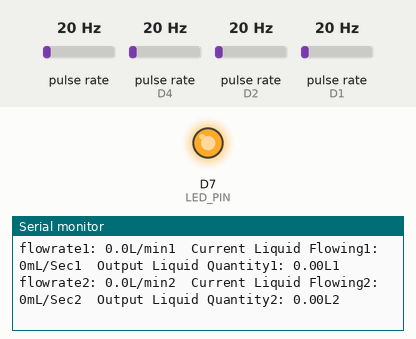
Recording of a sketch running on a simulated ESP8266 (NodeMCU). On the bench: output pins drawn as LEDs (lit = HIGH), the last lines printed to the serial monitor. Wiring (inferred from the names in the program): 4 × pulse sensor: data D3 / data D4 / data D2 / data D1. The inputs (shaded band) are chosen by the test bench; at power-on: pulse rate 20 Hz, pulse rate (sensors on D4, D2, D1) 20 Hz.

Above: at 1.2 s.
1.3 s: pulse rate (sensor 0) set to 50 Hz
At 1.3 s:
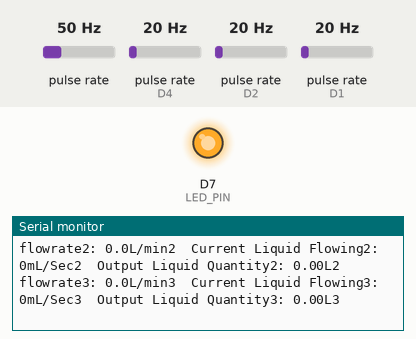
4.3 s: pulse rate (sensor on D4) set to 50 Hz
At 4.3 s:
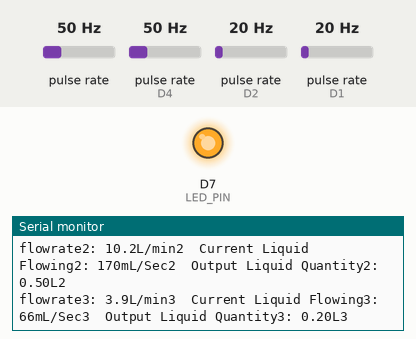
7.3 s: pulse rate (sensor on D2) set to 50 Hz
At 7.3 s:
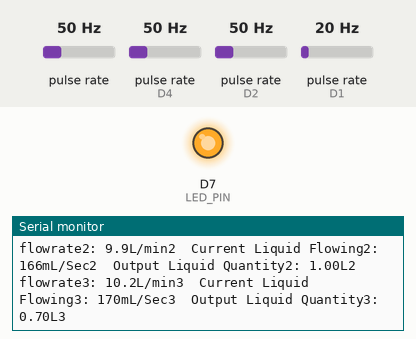
10.3 s: pulse rate (sensor on D1) set to 50 Hz
At 10.3 s:
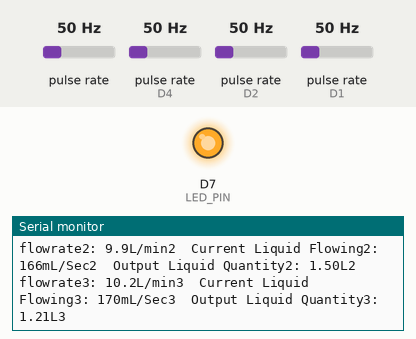
13.3 s: pulse rate (sensor 0) set to 4 Hz
At 13.3 s:
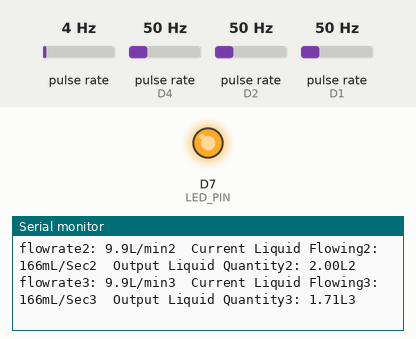
16.3 s: pulse rate (sensor on D4) set to 100 Hz
At 20.24 s:
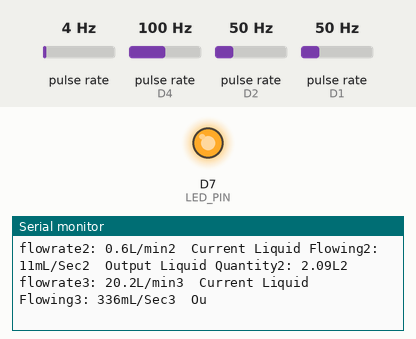
Timing chart, 0 to 20.3 s (numbered marks = the images above; inputs shaded):
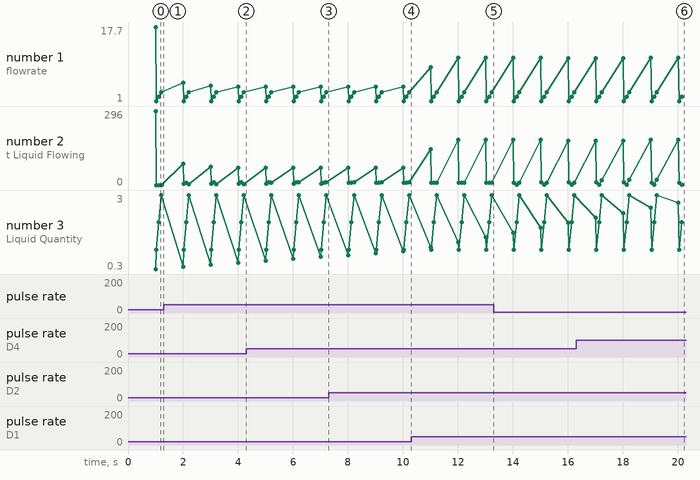

Measured:
- after the input at 16.3 s, the serial monitor: prints a new line after 0.93 s (image 6)

The sketch:

4_Flow_Arduino.ino
```cpp
#define PULSE_PIN D1  //gpio1
#define PULSE_PIN1 D2  //gpio2
#define PULSE_PIN2 D3  //gpio3
#define PULSE_PIN3 D4  //gpio4
#define LED_PIN D7    //gpio13

volatile long pulseCount=0;
volatile long pulseCount1=0;
volatile long pulseCount2=0;
volatile long pulseCount3=0;
float calibrationFactor = 4.5;
float calibrationFactor1 = 4.5;
float calibrationFactor2 = 4.5;
float calibrationFactor3 = 4.5;
float flowRate;
float flowRate1;
float flowRate2;
float flowRate3;
unsigned int flowMilliLitres;
unsigned int flowMilliLitres1;
unsigned int flowMilliLitres2;
unsigned int flowMilliLitres3;
unsigned long totalMilliLitres;
unsigned long totalMilliLitres1;
unsigned long totalMilliLitres2;
unsigned long totalMilliLitres3;
float totalLitres;
float totalLitres1;
float totalLitres2;
float totalLitres3;
unsigned long oldTime;
unsigned long oldTime1;
unsigned long oldTime2;
unsigned long oldTime3;
void ICACHE_RAM_ATTR pulseCounter()
{
  pulseCount++;
}

void ICACHE_RAM_ATTR pulseCounter1()
{
  pulseCount1++;
}
void ICACHE_RAM_ATTR pulseCounter2()
{
  pulseCount2++;
}
void ICACHE_RAM_ATTR pulseCounter3()
{
  pulseCount3++;
}
void setup()
{
  Serial.begin(9600);

  pulseCount        = 0;
  pulseCount1        = 0;
  pulseCount2        = 0;
  pulseCount3        = 0;
  flowRate          = 0.0;
  flowRate1          = 0.0;
  flowRate2          = 0.0;
  flowRate3          = 0.0;
  flowMilliLitres   = 0;
  flowMilliLitres1   = 0;
  flowMilliLitres2   = 0;
  flowMilliLitres3   = 0;
  totalMilliLitres  = 0;
  totalMilliLitres1  = 0;
  totalMilliLitres2  = 0;
  totalMilliLitres3  = 0;
  oldTime           = 0;
  oldTime1           = 0;
  oldTime2           = 0;
  oldTime3           = 0;
  pinMode(LED_PIN, OUTPUT);
  digitalWrite(LED_PIN, HIGH);  // We have an active-low LED attached
  pinMode(PULSE_PIN, INPUT);
  attachInterrupt(PULSE_PIN, pulseCounter, FALLING);
  pinMode(PULSE_PIN1, INPUT);
  attachInterrupt(PULSE_PIN1, pulseCounter, FALLING);
  pinMode(PULSE_PIN2, INPUT);
  attachInterrupt(PULSE_PIN2, pulseCounter, FALLING);
  pinMode(PULSE_PIN3, INPUT);
  attachInterrupt(PULSE_PIN3, pulseCounter, FALLING);
}

void loop()
{
   if((millis() - oldTime) > 1000)    // Only process counters once per second
  {
    detachInterrupt(PULSE_PIN);
    flowRate = ((1000.0 / (millis() - oldTime)) * pulseCount) / calibrationFactor;
    oldTime = millis();
    flowMilliLitres = (flowRate / 60) * 1000;
    totalMilliLitres += flowMilliLitres;
    totalLitres = totalMilliLitres * 0.001;
    unsigned int frac;
    Serial.print("flowrate: ");
    Serial.print(int(flowRate));  // Print the integer part of the variable
    Serial.print(".");             // Print the decimal point
    frac = (flowRate - int(flowRate)) * 10;
    Serial.print(frac, DEC) ;      // Print the fractional part of the variable
    Serial.print("L/min");
    Serial.print("  Current Liquid Flowing: ");             // Output separator
    Serial.print(flowMilliLitres);
    Serial.print("mL/Sec");
    Serial.print("  Output Liquid Quantity: ");             // Output separator
    Serial.print(totalLitres);
    Serial.println("L");
    //Serial.print(totalMilliLitres);
    //Serial.println("mL");

    pulseCount = 0;

    attachInterrupt(PULSE_PIN, pulseCounter, FALLING);
  }
   if((millis() - oldTime1) > 1000)    // Only process counters once per second
  {
    detachInterrupt(PULSE_PIN1);
    flowRate1 = ((1000.0 / (millis() - oldTime1)) * pulseCount1) / calibrationFactor1;
    oldTime1 = millis();
    flowMilliLitres1 = (flowRate1 / 60) * 1000;
    totalMilliLitres1 += flowMilliLitres1;
    totalLitres1 = totalMilliLitres1 * 0.001;
    unsigned int frac1;
    Serial.print("flowrate1: ");
    Serial.print(int(flowRate1));  // Print the integer part of the variable
    Serial.print(".");             // Print the decimal point
    frac1 = (flowRate1 - int(flowRate1)) * 10;
    Serial.print(frac1, DEC) ;      // Print the fractional part of the variable
    Serial.print("L/min1");
    Serial.print("  Current Liquid Flowing1: ");             // Output separator
    Serial.print(flowMilliLitres1);
    Serial.print("mL/Sec1");
    Serial.print("  Output Liquid Quantity1: ");             // Output separator
    Serial.print(totalLitres1);
    Serial.println("L1");
    //Serial.print(totalMilliLitres);
    //Serial.println("mL");

    pulseCount1 = 0;

    attachInterrupt(PULSE_PIN1, pulseCounter1, FALLING);
  }
   if((millis() - oldTime2) > 1000)    // Only process counters once per second
  {
    detachInterrupt(PULSE_PIN2);
    flowRate2 = ((1000.0 / (millis() - oldTime2)) * pulseCount2) / calibrationFactor2;
    oldTime2 = millis();
    flowMilliLitres2 = (flowRate2 / 60) * 1000;
    totalMilliLitres2 += flowMilliLitres2;
    totalLitres2 = totalMilliLitres2 * 0.001;
    unsigned int frac2;
    Serial.print("flowrate2: ");
    Serial.print(int(flowRate2));  // Print the integer part of the variable
    Serial.print(".");             // Print the decimal point
    frac2 = (flowRate2 - int(flowRate2)) * 10;
    Serial.print(frac2, DEC) ;      // Print the fractional part of the variable
    Serial.print("L/min2");
    Serial.print("  Current Liquid Flowing2: ");             // Output separator
    Serial.print(flowMilliLitres2);
    Serial.print("mL/Sec2");
    Serial.print("  Output Liquid Quantity2: ");             // Output separator
    Serial.print(totalLitres2);
    Serial.println("L2");
    //Serial.print(totalMilliLitres);
    //Serial.println("mL");

    pulseCount2 = 0;

    attachInterrupt(PULSE_PIN2, pulseCounter2, FALLING);
  }
   if((millis() - oldTime3) > 1000)    // Only process counters once per second
  {
    detachInterrupt(PULSE_PIN3);
    flowRate3 = ((1000.0 / (millis() - oldTime3)) * pulseCount3) / calibrationFactor3;
    oldTime3 = millis();
    flowMilliLitres3 = (flowRate3 / 60) * 1000;
    totalMilliLitres3 += flowMilliLitres3;
    totalLitres3 = totalMilliLitres3 * 0.001;
    unsigned int frac3;
    Serial.print("flowrate3: ");
    Serial.print(int(flowRate3));  // Print the integer part of the variable
    Serial.print(".");             // Print the decimal point
    frac3 = (flowRate3 - int(flowRate3)) * 10;
    Serial.print(frac3, DEC) ;      // Print the fractional part of the variable
    Serial.print("L/min3");
    Serial.print("  Current Liquid Flowing3: ");             // Output separator
    Serial.print(flowMilliLitres3);
    Serial.print("mL/Sec3");
    Serial.print("  Output Liquid Quantity3: ");             // Output separator
    Serial.print(totalLitres3);
    Serial.println("L3");
    //Serial.print(totalMilliLitres);
    //Serial.println("mL");

    pulseCount3 = 0;

    attachInterrupt(PULSE_PIN3, pulseCounter3, FALLING);
  }
}
```
